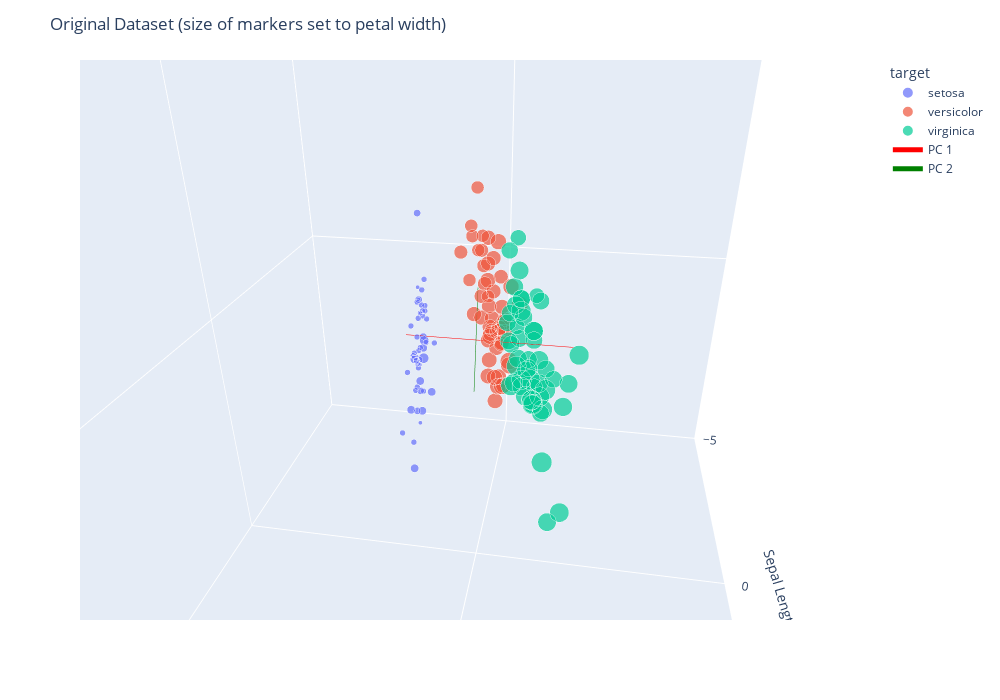

The cell this chart's notebook holds for it:
### Code cell
# fig.add_trace(go.Scatter3d(
#     x=[-eigenvalues[0]*eigenvectors[0][0], eigenvalues[0]*eigenvectors[0][0]],
#     y=[-eigenvalues[0]*eigenvectors[0][1], eigenvalues[0]*eigenvectors[0][1]],
#     z=[-eigenvalues[0]*eigenvectors[0][2], eigenvalues[0]*eigenvectors[0][2]],
#     line=dict(color='red', width=1),
#     mode="lines",
#     name="PC 1"
# ))

# fig.add_trace(go.Scatter3d(
#     x=[-eigenvalues[1]*eigenvectors[1][0], eigenvalues[1]*eigenvectors[1][0]],
#     y=[-eigenvalues[1]*eigenvectors[1][1], eigenvalues[1]*eigenvectors[1][1]],
#     z=[-eigenvalues[1]*eigenvectors[1][2], eigenvalues[1]*eigenvectors[1][2]],
#     line=dict(color='green', width=1),
#     mode="lines",
#     name="PC 2"
# ))
sc_val_1 = eigenvalues[0]
fig.add_trace(go.Scatter3d(
    x=[-sc_val_1*eigenvectors[0][0], sc_val_1*eigenvectors[0][0]],
    y=[-sc_val_1*eigenvectors[1][0], sc_val_1*eigenvectors[1][0]],
    z=[-sc_val_1*eigenvectors[2][0], sc_val_1*eigenvectors[2][0]],
    line=dict(color='red', width=1),
    mode="lines",
    name="PC 1"
))
sc_val_2 = eigenvalues[1]
fig.add_trace(go.Scatter3d(
    x=[-sc_val_2*eigenvectors[0][1], sc_val_2*eigenvectors[0][1]],
    y=[-sc_val_2*eigenvectors[1][1], sc_val_2*eigenvectors[1][1]],
    z=[-sc_val_2*eigenvectors[2][1], sc_val_2*eigenvectors[2][1]],
    line=dict(color='green', width=1),
    mode="lines",
    name="PC 2"
))
# Set camera position based on eigenvectors
camera_eye = dict(
    x=2*eigenvectors[0, 0],  # Scale for better visibility
    y=2*eigenvectors[1, 0],
    z=0.3*eigenvectors[2, 0]
)

# Set up the 'up' direction for the camera based on the second eigenvector
camera_up = dict(
    x=0*eigenvectors[0, 1], 
    y=eigenvectors[1, 1], 
    z=0*eigenvectors[2, 1]
)

# Update layout with camera settings
fig.update_layout(
    scene_camera=dict(eye=camera_eye, up=camera_up),
    title='Original Dataset (size of markers set to petal width)'
)
fig.show()

### Figure 1 — Plotly figure (JSON) as saved in the notebook; plotly's stock layout.template omitted (floating-point values rounded to 4 significant figures)
{"data": [{"hovertemplate": "target=setosa<br>sepal length (cm)=%{x}<br>sepal width (cm)=%{y}<br>petal length (cm)=%{z}<br>size=%{marker.size}<extra></extra>", "legendgroup": "setosa", "marker": {"color": "#636efa", "size": [0.2, 0.2, 0.2, 0.2, 0.2, 0.4, 0.3, 0.2, 0.2, 0.1, 0.2, 0.2, 0.1, 0.1, 0.2, 0.4, 0.4, 0.3, 0.3, 0.3, 0.2, 0.4, 0.2, 0.5, 0.2, 0.2, 0.4, 0.2, 0.2, 0.2, 0.2, 0.4, 0.1, 0.2, 0.2, 0.2, 0.2, 0.1, 0.2, 0.2, 0.3, 0.3, 0.2, 0.6, 0.4, 0.3, 0.2, 0.2, 0.2, 0.2], "sizemode": "area", "sizeref": 0.00625, "symbol": "circle"}, "mode": "markers", "name": "setosa", "scene": "scene", "showlegend": true, "type": "scatter3d", "x": [-0.9007, -1.143, -1.385, -1.507, -1.022, -0.5372, -1.507, -1.022, -1.749, -1.143, -0.5372, -1.264, -1.264, -1.87, -0.05251, -0.1737, -0.5372, -0.9007, -0.1737, -0.9007, -0.5372, -0.9007, -1.507, -0.9007, -1.264, -1.022, -1.022, -0.7795, -0.7795, -1.385, -1.264, -0.5372, -0.7795, -0.416, -1.143, -1.022, -0.416, -1.143, -1.749, -0.9007, -1.022, -1.628, -1.749, -1.022, -0.9007, -1.264, -0.9007, -1.507, -0.6583, -1.022], "y": [1.019, -0.132, 0.3284, 0.09822, 1.249, 1.94, 0.7888, 0.7888, -0.3622, 0.09822, 1.479, 0.7888, -0.132, -0.132, 2.17, 3.091, 1.94, 1.019, 1.71, 1.71, 0.7888, 1.479, 1.249, 0.5586, 0.7888, -0.132, 0.7888, 1.019, 0.7888, 0.3284, 0.09822, 0.7888, 2.4, 2.63, 0.09822, 0.3284, 1.019, 1.249, -0.132, 0.7888, 1.019, -1.743, 0.3284, 1.019, 1.71, -0.132, 1.71, 0.3284, 1.479, 0.5586], "z": [-1.34, -1.34, -1.397, -1.283, -1.34, -1.17, -1.34, -1.283, -1.34, -1.283, -1.283, -1.227, -1.34, -1.511, -1.454, -1.283, -1.397, -1.34, -1.17, -1.283, -1.17, -1.283, -1.568, -1.17, -1.056, -1.227, -1.227, -1.283, -1.34, -1.227, -1.227, -1.283, -1.283, -1.34, -1.283, -1.454, -1.397, -1.34, -1.397, -1.283, -1.397, -1.397, -1.397, -1.227, -1.056, -1.34, -1.227, -1.34, -1.283, -1.34]}, {"hovertemplate": "target=versicolor<br>sepal length (cm)=%{x}<br>sepal width (cm)=%{y}<br>petal length (cm)=%{z}<br>size=%{marker.size}<extra></extra>", "legendgroup": "versicolor", "marker": {"color": "#EF553B", "size": [1.4, 1.5, 1.5, 1.3, 1.5, 1.3, 1.6, 1, 1.3, 1.4, 1, 1.5, 1, 1.4, 1.3, 1.4, 1.5, 1, 1.5, 1.1, 1.8, 1.3, 1.5, 1.2, 1.3, 1.4, 1.4, 1.7, 1.5, 1, 1.1, 1, 1.2, 1.6, 1.5, 1.6, 1.5, 1.3, 1.3, 1.3, 1.2, 1.4, 1.2, 1, 1.3, 1.2, 1.3, 1.3, 1.1, 1.3], "sizemode": "area", "sizeref": 0.00625, "symbol": "circle"}, "mode": "markers", "name": "versicolor", "scene": "scene", "showlegend": true, "type": "scatter3d", "x": [1.402, 0.6745, 1.28, -0.416, 0.7957, -0.1737, 0.5533, -1.143, 0.9168, -0.7795, -1.022, 0.06866, 0.1898, 0.311, -0.2948, 1.038, -0.2948, -0.05251, 0.4322, -0.2948, 0.06866, 0.311, 0.5533, 0.311, 0.6745, 0.9168, 1.159, 1.038, 0.1898, -0.1737, -0.416, -0.416, -0.05251, 0.1898, -0.5372, 0.1898, 1.038, 0.5533, -0.2948, -0.416, -0.416, 0.311, -0.05251, -1.022, -0.2948, -0.1737, -0.1737, 0.4322, -0.9007, -0.1737], "y": [0.3284, 0.3284, 0.09822, -1.743, -0.5924, -0.5924, 0.5586, -1.513, -0.3622, -0.8226, -2.434, -0.132, -1.974, -0.3622, -0.3622, 0.09822, -0.132, -0.8226, -1.974, -1.283, 0.3284, -0.5924, -1.283, -0.5924, -0.3622, -0.132, -0.5924, -0.132, -0.3622, -1.053, -1.513, -1.513, -0.8226, -0.8226, -0.132, 0.7888, 0.09822, -1.743, -0.132, -1.283, -1.053, -0.132, -1.053, -1.743, -0.8226, -0.132, -0.3622, -0.3622, -1.283, -0.5924], "z": [0.5354, 0.4217, 0.6491, 0.1375, 0.4786, 0.4217, 0.5354, -0.2603, 0.4786, 0.08071, -0.1466, 0.2512, 0.1375, 0.5354, -0.0898, 0.3649, 0.4217, 0.1944, 0.4217, 0.08071, 0.5922, 0.1375, 0.6491, 0.5354, 0.3081, 0.3649, 0.5922, 0.7059, 0.4217, -0.1466, 0.02387, -0.03297, 0.08071, 0.7628, 0.4217, 0.4217, 0.5354, 0.3649, 0.1944, 0.1375, 0.3649, 0.4786, 0.1375, -0.2603, 0.2512, 0.2512, 0.2512, 0.3081, -0.4308, 0.1944]}, {"hovertemplate": "target=virginica<br>sepal length (cm)=%{x}<br>sepal width (cm)=%{y}<br>petal length (cm)=%{z}<br>size=%{marker.size}<extra></extra>", "legendgroup": "virginica", "marker": {"color": "#00cc96", "size": [2.5, 1.9, 2.1, 1.8, 2.2, 2.1, 1.7, 1.8, 1.8, 2.5, 2, 1.9, 2.1, 2, 2.4, 2.3, 1.8, 2.2, 2.3, 1.5, 2.3, 2, 2, 1.8, 2.1, 1.8, 1.8, 1.8, 2.1, 1.6, 1.9, 2, 2.2, 1.5, 1.4, 2.3, 2.4, 1.8, 1.8, 2.1, 2.4, 2.3, 1.9, 2.3, 2.5, 2.3, 1.9, 2, 2.3, 1.8], "sizemode": "area", "sizeref": 0.00625, "symbol": "circle"}, "mode": "markers", "name": "virginica", "scene": "scene", "showlegend": true, "type": "scatter3d", "x": [0.5533, -0.05251, 1.523, 0.5533, 0.7957, 2.129, -1.143, 1.765, 1.038, 1.644, 0.7957, 0.6745, 1.159, -0.1737, -0.05251, 0.6745, 0.7957, 2.25, 2.25, 0.1898, 1.28, -0.2948, 2.25, 0.5533, 1.038, 1.644, 0.4322, 0.311, 0.6745, 1.644, 1.886, 2.492, 0.6745, 0.5533, 0.311, 2.25, 0.5533, 0.6745, 0.1898, 1.28, 1.038, 1.28, -0.05251, 1.159, 1.038, 1.038, 0.5533, 0.7957, 0.4322, 0.06866], "y": [0.5586, -0.8226, -0.132, -0.3622, -0.132, -0.132, -1.283, -0.3622, -1.283, 1.249, 0.3284, -0.8226, -0.132, -1.283, -0.5924, 0.3284, -0.132, 1.71, -1.053, -1.974, 0.3284, -0.5924, -0.5924, -0.8226, 0.5586, 0.3284, -0.5924, -0.132, -0.5924, -0.132, -0.5924, 1.71, -0.5924, -0.5924, -1.053, -0.132, 0.7888, 0.09822, -0.132, 0.09822, 0.09822, 0.09822, -0.8226, 0.3284, 0.5586, -0.132, -1.283, -0.132, 0.7888, -0.132], "z": [1.274, 0.7628, 1.217, 1.047, 1.161, 1.615, 0.4217, 1.445, 1.161, 1.331, 0.7628, 0.8764, 0.9901, 0.7059, 0.7628, 0.8764, 0.9901, 1.672, 1.786, 0.7059, 1.104, 0.6491, 1.672, 0.6491, 1.104, 1.274, 0.5922, 0.6491, 1.047, 1.161, 1.331, 1.502, 1.047, 0.7628, 1.047, 1.331, 1.047, 0.9901, 0.5922, 0.9333, 1.047, 0.7628, 0.7628, 1.217, 1.104, 0.8196, 0.7059, 0.8196, 0.9333, 0.7628]}, {"line": {"color": "red", "width": 1}, "mode": "lines", "name": "PC 1", "type": "scatter3d", "x": [-1.531, 1.531], "y": [0.7914, -0.7914], "z": [-1.705, 1.705]}, {"line": {"color": "green", "width": 1}, "mode": "lines", "name": "PC 2", "type": "scatter3d", "x": [0.3473, -0.3473], "y": [0.8496, -0.8496], "z": [0.02254, -0.02254]}], "layout": {"dragmode": "drawopenpath", "height": 700, "legend": {"itemsizing": "constant", "title": {"text": "target"}, "tracegroupgap": 0}, "margin": {"t": 60}, "scene": {"aspectmode": "manual", "aspectratio": {"x": 1, "y": 1, "z": 1}, "camera": {"eye": {"x": 1.042, "y": -0.5387, "z": 0.1741}, "up": {"x": 0, "y": -0.9233, "z": 0}}, "domain": {"x": [0, 1], "y": [0, 1]}, "xaxis": {"nticks": 5, "range": [-5, 5], "title": {"text": "Sepal Length"}}, "yaxis": {"nticks": 5, "range": [-5, 5], "title": {"text": "Sepal Width"}}, "zaxis": {"nticks": 5, "range": [-5, 5], "title": {"text": "Petal Length"}}}, "title": {"text": "Original Dataset (size of markers set to petal width)"}, "width": 1000}}
